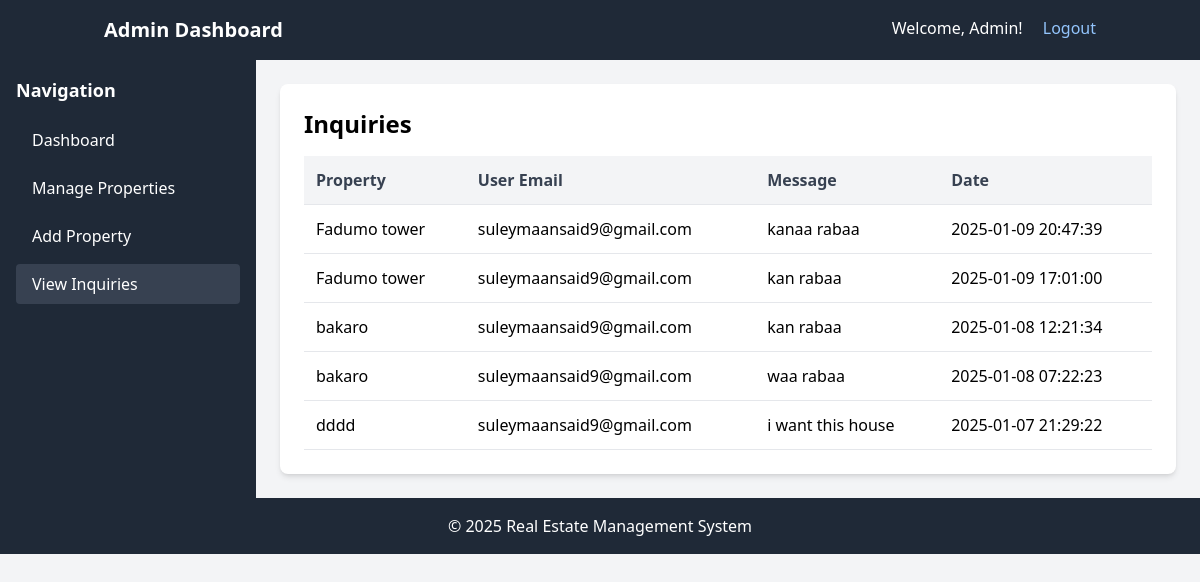
/Admin/View_Inquiries.php (signed in), run on the app's committed database.
### tables this page shows
CREATE TABLE `inquiries` (
  `id` int(11) NOT NULL,
  `user_email` varchar(100) NOT NULL,
  `property_id` int(11) NOT NULL,
  `message` text NOT NULL,
  `created_at` timestamp NOT NULL DEFAULT current_timestamp()
);

CREATE TABLE `properties` (
  `id` int(11) NOT NULL,
  `title` varchar(255) NOT NULL,
  `price` decimal(10,2) NOT NULL,
  `location` varchar(255) NOT NULL,
  `description` text NOT NULL,
  `image` varchar(255) DEFAULT NULL,
  `created_at` timestamp NOT NULL DEFAULT current_timestamp(),
  `type` enum('rent','sale') NOT NULL,
  `assigned_to` int(11) DEFAULT NULL
);

### Admin/View_Inquiries.php (the view, shortened to what this page needs)
<?php
include '../includes/db_connect.php';
$stmt = $pdo->query("
    SELECT i.*, p.title AS property_title
    FROM inquiries i
    JOIN properties p ON i.property_id = p.id
    ORDER BY i.created_at DESC
");
$inquiries = $stmt->fetchAll();
?>
<!DOCTYPE html>
<html lang="en">
<head>
    <script src="https://cdn.tailwindcss.com"></script>
</head>
<body class="bg-gray-100 min-h-screen ">
    <header class="bg-gray-800 text-white py-4">
        <div class="container mx-auto px-4 flex justify-between">
            <h1 class="text-xl font-bold">Admin Dashboard</h1>
            <div>
                Welcome, <?= htmlspecialchars($_SESSION['name']) ?>!
                <a href="../auth/logout.php" class="text-blue-300 hover:underline ml-4">Logout</a>
            </div>
        </div>
    </header>
    <div class="flex flex-1">
        <aside class="w-64 bg-gray-800 text-white p-4">
            <h2 class="text-lg font-bold mb-4">Navigation</h2>
            <nav>
                <a href="dashboard.php" class="block py-2 px-4 hover:bg-gray-700 rounded mb-2">Dashboard</a>
                <a href="manage_properties.php" class="block py-2 px-4 hover:bg-gray-700 rounded mb-2">Manage Properties</a>
                <a href="add_property.php" class="block py-2 px-4 hover:bg-gray-700 rounded mb-2">Add Property</a>
                <a href="view_inquiries.php" class="block py-2 px-4 bg-gray-700 rounded">View Inquiries</a>
            </nav>
        </aside>
        <main class="flex-1 p-6">
            <div class="max-w-6xl mx-auto bg-white rounded-lg shadow-md p-6">
                <h2 class="text-2xl font-bold mb-4">Inquiries</h2>
                <div class="overflow-x-auto">
                    <table class="w-full text-left border-collapse">
                        <thead>
                            <tr class="bg-gray-100 border-b">
                                <th class="p-3 text-gray-700">Property</th>
                                <th class="p-3 text-gray-700">User Email</th>
                                <th class="p-3 text-gray-700">Message</th>
                                <th class="p-3 text-gray-700">Date</th>
                            </tr>
                        </thead>
                        <tbody>
                            <?php foreach ($inquiries as $inquiry): ?>
                                <tr class="border-b hover:bg-gray-50">
                                    <td class="p-3"><?= htmlspecialchars($inquiry['property_title']) ?></td>
                                    <td class="p-3"><?= htmlspecialchars($inquiry['user_email']) ?></td>
                                    <td class="p-3"><?= htmlspecialchars($inquiry['message']) ?></td>
                                    <td class="p-3"><?= htmlspecialchars($inquiry['created_at']) ?></td>
                                </tr>
                            <?php endforeach; ?>
                        </tbody>
                    </table>
                </div>
            </div>
        </main>
    </div>
    <footer class="bg-gray-800 text-white text-center py-4">
        &copy; 2025 Real Estate Management System
    </footer>
</body>
</html>

### data on the page
inquiries: property.title "Fadumo tower", user_email "suleymaansaid9@gmail.com", message "kanaa rabaa", created_at "2025-01-09 20:47:39"
inquiries: property.title "Fadumo tower", user_email "suleymaansaid9@gmail.com", message "kan rabaa", created_at "2025-01-09 17:01:00"
inquiries: property.title "bakaro", user_email "suleymaansaid9@gmail.com", message "kan rabaa", created_at "2025-01-08 12:21:34"
inquiries: property.title "bakaro", user_email "suleymaansaid9@gmail.com", message "waa rabaa", created_at "2025-01-08 07:22:23"
inquiries: property.title "dddd", user_email "suleymaansaid9@gmail.com", message "i want this house", created_at "2025-01-07 21:29:22"

### other printed values
$_SESSION['name'] "Admin"
